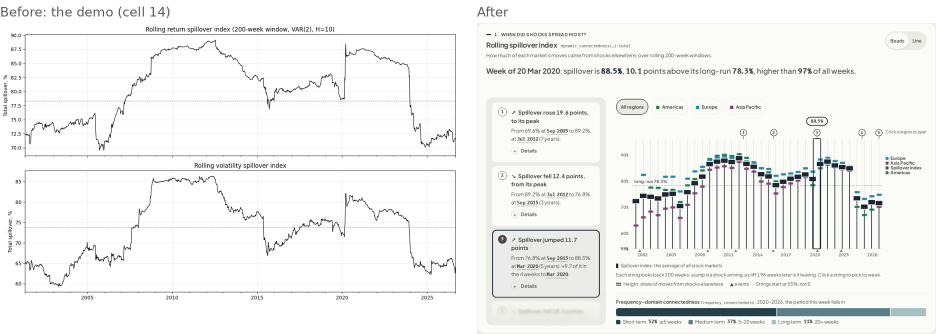
#> input picture docs/pov-images/compact/05-beads.png, 1872 x 667 px, given in place of 5.1a.png, which was not available (shown at 1/2 size)
$ python compose.py
#> lines starting #> are read from the running program, lines starting #| are printed output that depends on the picture; pictures that were not available may be replaced by others from this repository, and a replacement may not be noted
"""Before / after pairs for the compact POV: one image per suggestion, labelled, cropped to a sane height."""
from PIL import Image, ImageDraw, ImageFont
import os, sys
here = os.path.dirname(os.path.abspath(__file__)); out = os.path.join(here, "compact"); os.makedirs(out, exist_ok=True)
F = ImageFont.truetype("/usr/share/fonts/truetype/dejavu/DejaVuSans.ttf", 26)
PAIRS = {  # block: (left, right, left label, right label)
    "01-overview": ("5.1a", "5.1b", "Before", "After"),
    "02-sentence": ("5.2a", "5.2b", "Before", "After"),
    "03-pick": ("5.3a-1", "5.3b-1", "Before: hovering changes the sentence", "After: hovering only highlights"),
    "04-databar": ("5.4a", "5.4c", "Before", "After"),
    "05-beads": ("5.5a", "5.5b", "Before: the demo (cell 14)", "After"),
    "06-insights": ("5.7a", "5.7b", "Before", "After"),
    "07-frequency": ("5.9a", "5.9b", "Before: numbers per band", "After"),
    "08-ring": ("5.10a", "5.10b", "Before: the demo (cell 19)", "After"),
    "09-quadrants": ("5.13a", "5.13b", "Before", "After"),
    "10-netbars": ("5.14a", "5.14c", "Before: the demo (cell 17)", "After"),
    "11-heatmap": ("5.15a-1", "5.15b", "Before: the demo (cell 18)", "After"),
    "12-colour": ("5.18a", "5.18c", "Before", "After"),
    "13-controls": ("5.20b", "5.20c-1", "Before", "After"),
    "14-figures": ("5.21a", "5.21b", "Before", "After: the downloaded figure"),
    "15-motion": ("5.22-1", "5.22-2", "Week of 20 Mar 2020", "Four weeks later, stepped with →"),
}
W, GAP, LAB = 1872, 36, 46
def load(i): return Image.open(os.path.join(here, i + ".png")).convert("RGB")
#> called with i = '5.1a'
#> returned value is the input picture: PIL image 1872x667 RGB; mean R, G, B 242.8, 243.3, 242.2
def label(img, text):
    c = Image.new("RGB", (img.width, img.height + LAB), "white"); c.paste(img, (0, LAB))
    ImageDraw.Draw(c).text((0, 8), text, fill=(90, 90, 90), font=F); return c
for name, (a, b, la, lb) in PAIRS.items():
    A, B = load(a), load(b)
#> call 2 of load, with i = '5.1b'
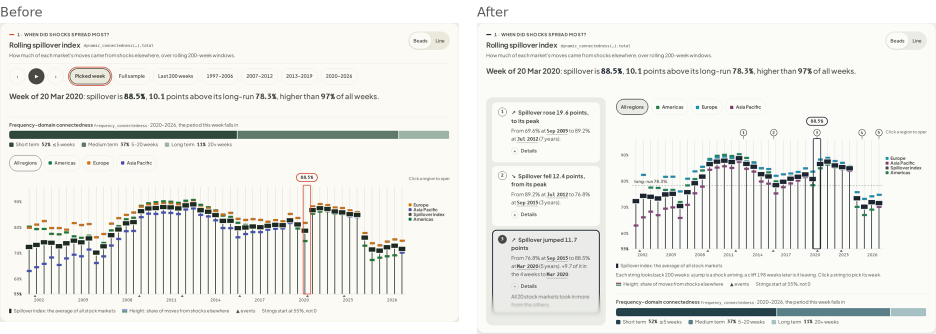
#> input picture docs/pov-images/compact/06-insights.png, 1872 x 667 px, given in place of 5.1b.png, which was not available (shown at 1/2 size)
#> in load, returned value is the input picture: PIL image 1872x667 RGB; mean R, G, B 236.7, 237.1, 233.6
    if A.height / A.width < 0.3 and B.height / B.width < 0.3:
        ims = []
        for im, t in ((A, la), (B, lb)):
            im = im.resize((W, round(im.height * W / im.width))); ims.append(label(im, t))
        canvas = Image.new("RGB", (W, sum(i.height for i in ims) + GAP), "white"); y = 0
        for i in ims: canvas.paste(i, (0, y)); y += i.height + GAP
    else:
        pw = (W - GAP) // 2; ims = []
        for im, t in ((A, la), (B, lb)):
            im = im.resize((pw, round(im.height * pw / im.width)))
            im = im.crop((0, 0, pw, min(im.height, round(pw * 0.95))))
            ims.append(label(im, t))
#> this loop made 2 passes
#> t on passes 1 to 2: 'Before', 'After'
#> pass 1, `im = im.resize((pw, round(im.height * pw / im.width)))`:
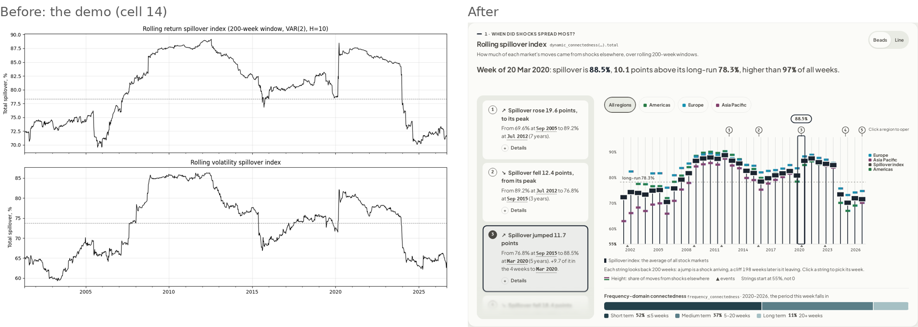
#> im: PIL image 918x327 RGB; mean R, G, B 242.7, 243.2, 242.1
#> pass 2, `im = im.resize((pw, round(im.height * pw / im.width)))`:
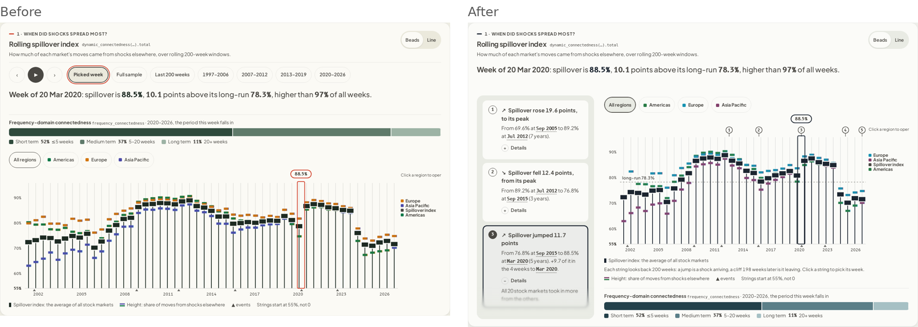
#> im: PIL image 918x327 RGB; mean R, G, B 236.6, 237.1, 233.6
#> after the loop, ims = 2 items
        h = max(i.height for i in ims); canvas = Image.new("RGB", (W, h), "white")
#> after `h = max((i.height for i in ims))`: h = 373
#> after `canvas = Image.new('RGB', (W, h), 'white')`: canvas: PIL image 1872x373 RGB; every value is 255
        canvas.paste(ims[0], (0, 0)); canvas.paste(ims[1], (pw + GAP, 0))
#> after `canvas.paste(ims[0], (0, 0))`:
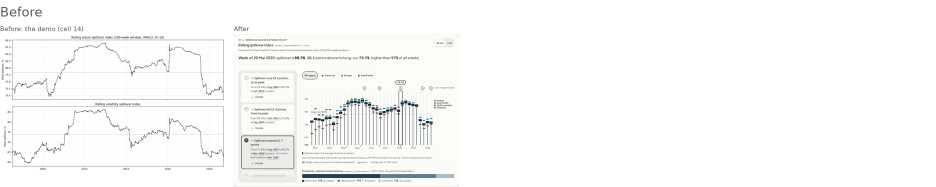
#> canvas: PIL image 1872x373 RGB (shown at 1/2 size); mean R, G, B 249.6, 249.8, 249.3
#> after `canvas.paste(ims[1], (pw + GAP, 0))`:
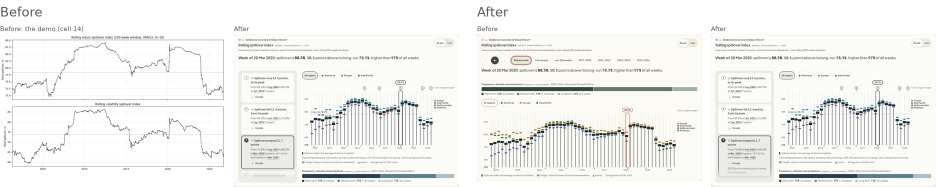
#> canvas: PIL image 1872x373 RGB (shown at 1/2 size); mean R, G, B 241.6, 242, 240
    canvas.save(os.path.join(out, name + ".png"), optimize=True); print(name, canvas.size)
#| 01-overview (1872, 373)
#> (the run stopped early here; a loop or call above may not have finished)
